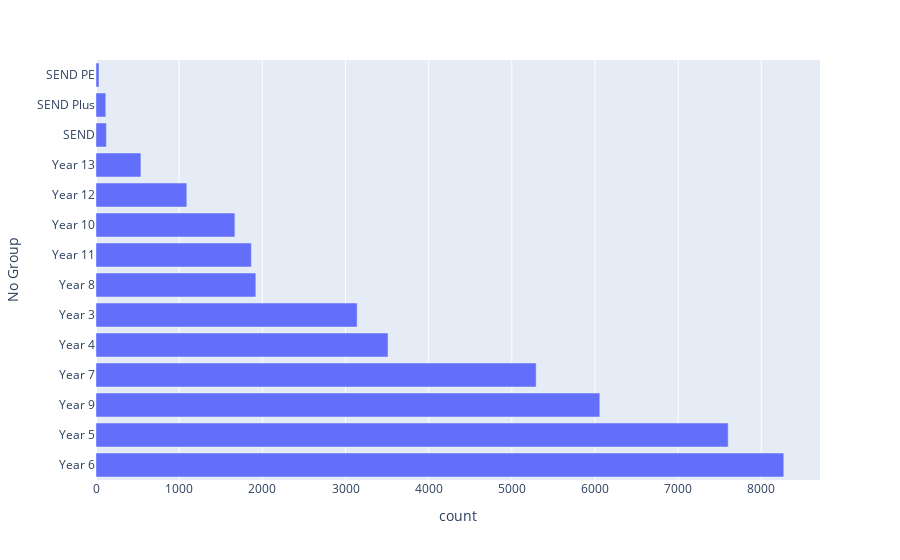

Notebook code for this chart:
### Code cell
import plotly.express as px
fig = px.bar(years_counts, "count", "No Group")#, "count")
fig.show()

### Figure 1 — Plotly figure (JSON) as saved in the notebook; plotly's stock layout.template omitted (floating-point values rounded to 4 significant figures)
{"data": [{"hovertemplate": "count=%{x}<br>No Group=%{y}<extra></extra>", "legendgroup": "", "marker": {"color": "#636efa", "pattern": {"shape": ""}}, "name": "", "orientation": "h", "showlegend": false, "textposition": "auto", "type": "bar", "x": [8270, 7601, 6058, 5292, 3511, 3140, 1922, 1868, 1670, 1092, 540, 125, 118, 36], "xaxis": "x", "y": ["Year 6", "Year 5", "Year 9", "Year 7", "Year 4", "Year 3", "Year 8", "Year 11", "Year 10", "Year 12", "Year 13", "SEND", "SEND Plus", "SEND PE"], "yaxis": "y"}], "layout": {"barmode": "relative", "legend": {"tracegroupgap": 0}, "margin": {"t": 60}, "xaxis": {"anchor": "y", "domain": [0, 1], "title": {"text": "count"}}, "yaxis": {"anchor": "x", "domain": [0, 1], "title": {"text": "No Group"}}}}
